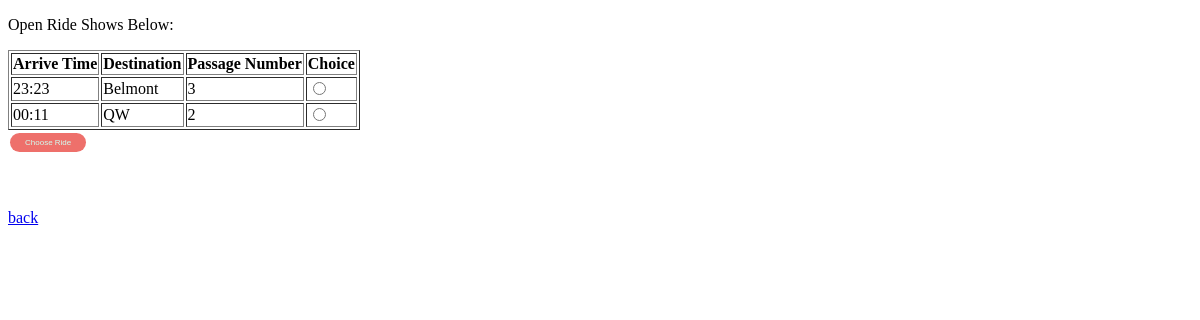
/driver/find_ride/ (signed in), run on the app's committed database.
### ride_request/models.py (models this page shows, shortened)
class ride_request(models.Model):
    user = models.ManyToManyField(
        settings.AUTH_USER_MODEL)
    arriveTime = models.CharField(blank=False, max_length=256, help_text="Time Form: xx:xx ")
    Destination = models.CharField(max_length = 256, blank = False)
    PassageNum = models.PositiveSmallIntegerField(blank = False,verbose_name="Passger Number")
    Vehicle_type = models.CharField(max_length = 256, blank = True, choices =VEHCILE_TYPE, help_text="Optional")
    Share = models.BooleanField(blank = False)
    Other_request = models.CharField(max_length = 256, blank =True, help_text="Optional", choices=info)
    ride_status = models.CharField(max_length = 200, blank = True, default = 'O', choices = STATUS_TYPE)
    driver=models.CharField(max_length= 200,blank=True)
    vehicle=models.CharField(max_length= 200,blank=True)
    capacity=models.IntegerField(blank=True,null=True)
    plate=models.CharField(max_length= 200,blank=True)
    info=models.CharField(max_length= 200,blank=True)
    owner=models.CharField(max_length= 200,blank=True)

### driver/views.py (the view, shortened to what this page needs)
# urls.py: path('find_ride/',views.find_ride, name = 'findride'),
def find_ride(request):
    list = ride_request.objects.filter(ride_status__contains = 'O', Vehicle_type = request.user.vehicle_brand)
    ride_list = []
    for q in list:
        if q.PassageNum <= request.user.maximum_number_of_passengers:
            if len(q.rider_pair_set.filter(username=request.user.username)) == 0:
             if len(q.Other_request)==0 :
                 ride_list.append(q)
             elif q.Other_request == request.user.special_vehicle_info:
                 ride_list.append(q)
    number = len(ride_list)
    context = {
        'list': ride_list,
        'number':number
    }
    return render(request, 'driver/ride_driver.html',context=context )

### templates/driver/ride_driver.html (shortened to what this page needs)
<!DOCTYPE html>
<html lang="en">
<head>
</head>
<body>
    {% if user.is_authenticated %}
     {% if user.driver == "y"%}
    {% if number == 0%}
        <p>There is no valid ride right now. Please refresh the web or choose back</p>
    {%else%}
    <p >Open Ride Shows Below:</p>
    <form name = 'find' method="POST" action="{% url 'findride' %}">
        <table border="1">
        <tr>
            <th>Arrive Time</th>
            <th>Destination</th>
            <th>Passage Number</th>
            <th>Choice</th>
        </tr>
        {% for ride in list %}
       <tr>
           <td>{{ride.arriveTime}}</td>
           <td>{{ride.Destination}}</td>
           <td>{{ride.PassageNum}} </td>
           <td><input type="radio", name="choice" value={{ride.id}} ,required oninvalid="alert('Must choice one ride!')"/>
       </tr>
            {% endfor %}
        </table>
        <button class="button">Choose Ride</button><br><br>
    </form>
    {%endif%}
        <a href="{% url 'home' %}">back</a>
</body>
    {% else %}
    <p> you are not a driver! Become a driver by modifying your profile</p><br>
</br>
</br>
    <a href="{% url 'home' %}">Back</a>
        {% endif %}
 {% else %}
      <p>You are not logged in</p>
      <a href="{% url 'login' %}">Login</a>
      <a href="{% url 'signup' %}">SignUp</a>
    {% endif %}
</html>

### templates/driver/ride_driver.html (style rules this page uses)
body { background-image:url(https://media.giphy.com/media/Fe22CajsYBJio/giphy.gif); background-size:cover; }
.button { background-color: rgb(238,112,107); border: none; color: rgb(209,253,240); padding: 5px 15px; text-align: center; text-decoration: none; display: inline-block; font-size: 8px; margin: 3px 2px; cursor: pointer; border-radius: 12px; }

### data on the page
ride_request: arriveTime "23:23", Destination "Belmont", PassageNum "3"
ride_request: arriveTime "00:11", Destination "QW", PassageNum "2"
